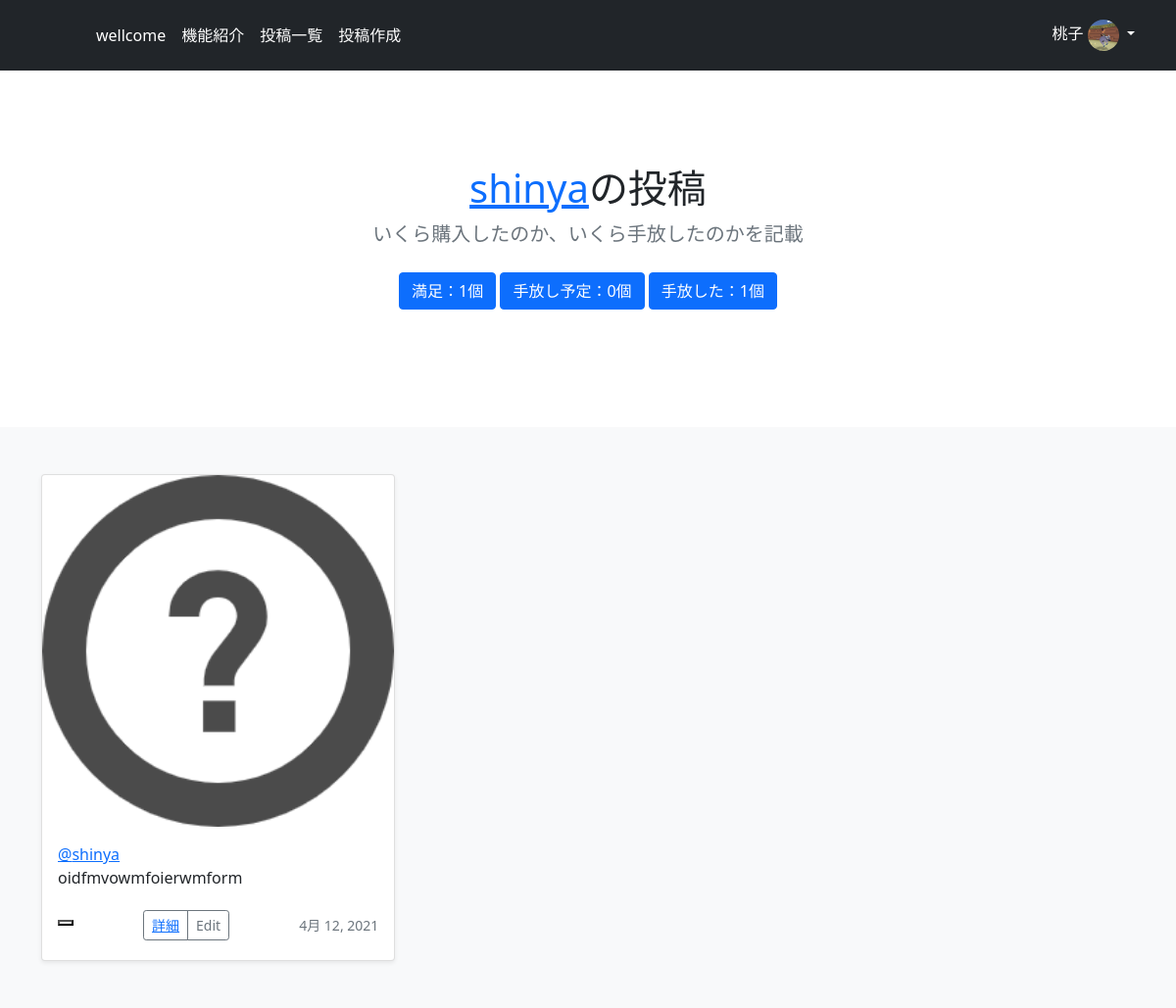
Page /user_posts/satisfied/1 (signed in) on the committed database.
### minimal/models.py (models this page shows, shortened)
class CustomUser(AbstractUser):
    image = models.ImageField(upload_to='', blank=True, null=True, verbose_name='プロフィール画像', default='default_user_icon.jpeg')

class MinimalModel(models.Model):
    title = models.CharField(max_length=100)
    author = models.ForeignKey(get_user_model(), on_delete=models.CASCADE)
    buy_reason = models.TextField()
    sell_reason = models.TextField(null=True, blank=True)
    status = models.ForeignKey(ThingStatus, verbose_name='物の状況', on_delete=models.PROTECT)
    obj_image = models.ImageField(upload_to='', blank=True, null=True, default='default_thing_icon.png')
    buy_date = models.DateField()
    buy_price = models.IntegerField()
    sell_price = models.IntegerField(null=True, blank=True)
    nice_throw = models.IntegerField(null=True, blank=True)

### minimal/views.py (the view)
# urls.py: path('user_posts/satisfied/<int:pk>', views.user_posts_satisfied, name='user_posts_satisfied'),
def user_posts_satisfied(request, pk):
    context = user_posts_base(pk)
    return render(request, 'user_posts_satisfied.html', context)

### minimal/views.py (called while the page is built)
def user_posts_base(pk):
    user = get_object_or_404(CustomUser, pk=pk)
    object_list = MinimalModel.objects.filter(author=user)
    satisfied_list = MinimalModel.objects.filter(author=user, status__name='満足')
    planed_list = MinimalModel.objects.filter(author=user, status__name='手放すかも')
    threw_list = MinimalModel.objects.filter(author=user, status__name='手放した')
    context = {
        'user': user,
        'object_list': object_list,
        'satisfied_list': satisfied_list,
        'planed_list': planed_list,
        'threw_list': threw_list,
    }
    return context

### templates/user_posts_satisfied.html
{% extends 'base.html' %}
{% block header %}
  <section class="py-5 text-center container">
    <div class="row py-lg-5">
      <div class="col-lg-6 col-md-8 mx-auto">
        <h1 class="fw-light"><a href="{% url 'user_posts' user.id %}">{{ user.username }}</a>の投稿</h1>
        <p class="lead text-muted">いくら購入したのか、いくら手放したのかを記載</p>
        <p>
          <a href="{% url 'user_posts_satisfied' user.id %}" class="btn btn-primary my-2">満足：{{ satisfied_list.count }}個</a>
          <a href="{% url 'user_posts_planed' user.id %}" class="btn btn-primary my-2">手放し予定：{{ planed_list.count }}個</a>
          <a href="{% url 'user_posts_threw' user.id %}" class="btn btn-primary my-2">手放した：{{ threw_list.count }}個</a>
        </p>
      </div>
    </div>
  </section>
{% endblock header %}
{% block content %}
  <div class="album py-5 bg-light">
    <div class="container">
        <div class="row row-cols-1 row-cols-sm-2 row-cols-md-3 g-3">
    {% for satisfied_obj in satisfied_list %}
    <div class="col">
          <div class="card shadow-sm">
            <img class="bd-placeholder-img card-img-top" width="100%" height="100%" src="{{ satisfied_obj.obj_image.url }}">
            <div class="card-body">
            <a href="{% url 'user_posts' satisfied_obj.author.id %}">@{{ satisfied_obj.author }}</a>
              <p class="card-text">{{ satisfied_obj.buy_reason }}</p>
              <div class="d-flex justify-content-between align-items-center">
              <div class="like-outer">
                    {% include 'like.html' %}
              </div>
                <div class="btn-group">
                  <button type="button" class="btn btn-sm btn-outline-secondary"><a href="{% url 'detail' satisfied_obj.pk %}">詳細</a></button>
                  <button type="button" class="btn btn-sm btn-outline-secondary">Edit</button>
                </div>
                <small class="text-muted">{{ satisfied_obj.buy_date }}</small>
              </div>
            </div>
          </div>
        </div>
    {% endfor %}
    </div>
{% endblock content %}

### templates/base.html (shortened to what this page needs)
{% load static %}
<!doctype html>
<html lang="ja">
  <head>
    <link href="https://cdn.jsdelivr.net/npm/bootstrap@5.0.0-beta1/dist/css/bootstrap.min.css" rel="stylesheet">
    {% block customcss %}
    <link href="{% static 'header.css' %}" rel="stylesheet">
    {% endblock customcss %}
  </head>
  <body>
    <header class="p-3 bg-dark text-white">
      <div class="container">
        <div class="d-flex flex-wrap align-items-center justify-content-center justify-content-lg-start">
          <a href="/" class="d-flex align-items-center mb-2 mb-lg-0 text-white text-decoration-none">
          <svg class="bi me-2" width="40" height="32"><use xlink:href="#bootstrap"/></svg>
          </a>
          <ul class="nav col-12 col-lg-auto me-lg-auto mb-2 justify-content-center mb-md-0">
            <li><a href="{% url 'index' %}" class="nav-link px-2 text-white">wellcome</a></li>
            <li><a href="#" class="nav-link px-2 text-white">機能紹介</a></li>
            <li><a href="{% url 'list' %}" class="nav-link px-2 text-white">投稿一覧</a></li>
            {% if request.user.is_authenticated %}
            <li><a href="{% url 'create' %}" class="nav-link px-2 text-white">投稿作成</a></li>
            {% endif %}
          </ul>
      {% if request.user.is_authenticated %}
          <div class="dropdown text-end">
            <a href="#" class="d-block link-dark text-decoration-none dropdown-toggle" id="dropdownUser1" data-bs-toggle="dropdown" aria-expanded="false">
            {{ request.user }}
            <img src="{{ request.user.image.url }}" alt="mdo" width="32" height="32" class="rounded-circle">
            </a>
          </div>
      {% else %}
          <div class="text-end">
            <a href="{% url 'login' %}"><button type="button" class="btn btn-outline-light me-2">Login</button></a>
            <a href="{% url 'signup' %}"><button type="button" class="btn btn-warning">Sign-up</button></a>
          </div>
      {% endif %}
        </div>
      </div>
    </header>
    {% block header %}
    {% endblock header %}
    {% block content %}
    {% endblock content %}
</body>

### templates/like.html (shortened to what this page needs)
{% if user.is_authenticated %}
<form action="{% url 'like' %}" method="POST">
    {% if object.id in liked_list %}
        <button id="like" name="{{ object.id }}"><i class="fas fa-lg fa-heart like-red"></i></button>
    {% else %}
        <button id="like" name="{{ object.id }}"></button>
    {% endif %}
</form>
{% else %}
<p id="like" name="{{ object.id }}"><i class="fas fa-lg fa-heart like-red"></i>アイコンを挿入</p>
<p name="{{ object.id }}-count" class="count"> {{ object.like_set.count }} </p>
{% endif %}

### minimal/static/header.css (style rules this page uses)
.bi { vertical-align: -.125em; fill: currentColor; }
.dropdown-toggle { outline: 0; color: white; }

### rows in the picture
CustomUser: user "桃子", user.image (picture)
CustomUser: username "shinya"
MinimalModel: obj_image (placeholder picture), author "shinya", buy_reason "oidfmvowmfoierwmform", buy_date "4月 12, 2021"

### other values in the picture
{{ satisfied_list.count }} "1"
{{ planed_list.count }} "0"
{{ threw_list.count }} "1"
